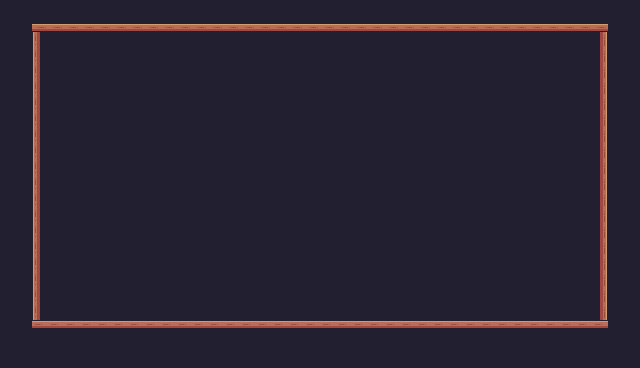

This is a level from a 2D game, rendered from its Tiled map with the project's own tilesets. A one-line summary and the complete map file follow:
An orthogonal 40x23 tile map with 16x16 px tiles, 1 tile layer (Tile Layer 1).

<map version="1.10" tiledversion="1.10.2" orientation="orthogonal" renderorder="right-down" width="40" height="23" tilewidth="16" tileheight="16" infinite="0" nextlayerid="2" nextobjectid="1">
 <tileset firstgid="1" source="Adventurer.tsx" />
 <layer id="1" name="Tile Layer 1" width="40" height="23">
  <data encoding="csv">
24,24,24,24,24,24,24,24,24,24,24,24,24,24,24,24,24,24,24,24,24,24,24,24,24,24,24,24,24,24,24,24,24,24,24,24,24,24,24,24,
24,24,134,134,134,134,134,134,134,134,134,134,134,134,134,134,134,134,134,134,134,134,134,134,134,134,134,134,134,134,134,134,134,134,134,134,134,134,24,24,
24,24,111,24,24,24,24,24,24,24,24,24,24,24,24,24,24,24,24,24,24,24,24,24,24,24,24,24,24,24,24,24,24,24,24,24,24,113,24,24,
24,24,111,24,24,24,24,24,24,24,24,24,24,24,24,24,24,24,24,24,24,24,24,24,24,24,24,24,24,24,24,24,24,24,24,24,24,113,24,24,
24,24,111,24,24,24,24,24,24,24,24,24,24,24,24,24,24,24,24,24,24,24,24,24,24,24,24,24,24,24,24,24,24,24,24,24,24,113,24,24,
24,24,111,24,24,24,24,24,24,24,24,24,24,24,24,24,24,24,24,24,24,24,24,24,24,24,24,24,24,24,24,24,24,24,24,24,24,113,24,24,
24,24,111,24,24,24,24,24,24,24,24,24,24,24,24,24,24,24,24,24,24,24,24,24,24,24,24,24,24,24,24,24,24,24,24,24,24,113,24,24,
24,24,111,24,24,24,24,24,24,24,24,24,24,24,24,24,24,24,24,24,24,24,24,24,24,24,24,24,24,24,24,24,24,24,24,24,24,113,24,24,
24,24,111,24,24,24,24,24,24,24,24,24,24,24,24,24,24,24,24,24,24,24,24,24,24,24,24,24,24,24,24,24,24,24,24,24,24,113,24,24,
24,24,111,24,24,24,24,24,24,24,24,24,24,24,24,24,24,24,24,24,24,24,24,24,24,24,24,24,24,24,24,24,24,24,24,24,24,113,24,24,
24,24,111,24,24,24,24,24,24,24,24,24,24,24,24,24,24,24,24,24,24,24,24,24,24,24,24,24,24,24,24,24,24,24,24,24,24,113,24,24,
24,24,111,24,24,24,24,24,24,24,24,24,24,24,24,24,24,24,24,24,24,24,24,24,24,24,24,24,24,24,24,24,24,24,24,24,24,113,24,24,
24,24,111,24,24,24,24,24,24,24,24,24,24,24,24,24,24,24,24,24,24,24,24,24,24,24,24,24,24,24,24,24,24,24,24,24,24,113,24,24,
24,24,111,24,24,24,24,24,24,24,24,24,24,24,24,24,24,24,24,24,24,24,24,24,24,24,24,24,24,24,24,24,24,24,24,24,24,113,24,24,
24,24,111,24,24,24,24,24,24,24,24,24,24,24,24,24,24,24,24,24,24,24,24,24,24,24,24,24,24,24,24,24,24,24,24,24,24,113,24,24,
24,24,111,24,24,24,24,24,24,24,24,24,24,24,24,24,24,24,24,24,24,24,24,24,24,24,24,24,24,24,24,24,24,24,24,24,24,113,24,24,
24,24,111,24,24,24,24,24,24,24,24,24,24,24,24,24,24,24,24,24,24,24,24,24,24,24,24,24,24,24,24,24,24,24,24,24,24,113,24,24,
24,24,111,24,24,24,24,24,24,24,24,24,24,24,24,24,24,24,24,24,24,24,24,24,24,24,24,24,24,24,24,24,24,24,24,24,24,113,24,24,
24,24,111,24,24,24,24,24,24,24,24,24,24,24,24,24,24,24,24,24,24,24,24,24,24,24,24,24,24,24,24,24,24,24,24,24,24,113,24,24,
24,24,111,24,24,24,24,24,24,24,24,24,24,24,24,24,24,24,24,24,24,24,24,24,24,24,24,24,24,24,24,24,24,24,24,24,24,113,24,24,
24,24,90,90,90,90,90,90,90,90,90,90,90,90,90,90,90,90,90,90,90,90,90,90,90,90,90,90,90,90,90,90,90,90,90,90,90,90,24,24,
24,24,24,24,24,24,24,24,24,24,24,24,24,24,24,24,24,24,24,24,24,24,24,24,24,24,24,24,24,24,24,24,24,24,24,24,24,24,24,24,
24,24,24,24,24,24,24,24,24,24,24,24,24,24,24,24,24,24,24,24,24,24,24,24,24,24,24,24,24,24,24,24,24,24,24,24,24,24,24,24
</data>
 </layer>
</map>
